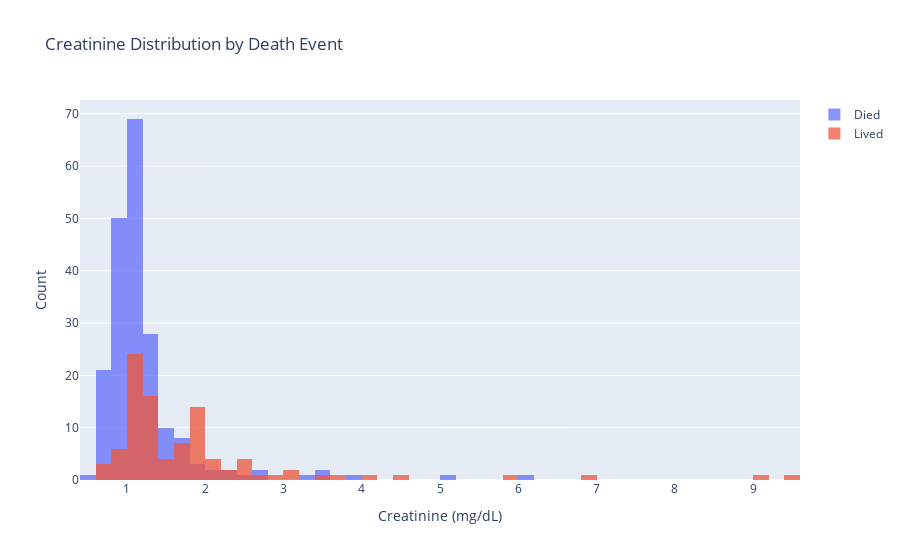

The code cell stored with this chart in its notebook:
### Markdown cell above
By Creatinine

### Code cell
fig = go.Figure()

fig.add_trace( go.Histogram(
    x=died["serum_creatinine"], 
    name="Died",
    xbins=dict(
        start = 0,
        end = 10,
        size = 0.2
    )
) )

fig.add_trace( go.Histogram(
    x=lived["serum_creatinine"],
    name="Lived",
    xbins=dict(
        start = 0,
        end = 10,
        size = 0.2
    )
) )



fig.update_layout(
    title="Creatinine Distribution by Death Event",
    xaxis_title="Creatinine (mg/dL)",
    yaxis_title="Count",
    barmode='overlay')
fig.update_traces(opacity=0.75)
fig.show()

### Figure 1 — Plotly figure (JSON) as saved in the notebook; plotly's stock layout.template omitted (floating-point values rounded to 4 significant figures; data arrays with more than 128 entries replaced by an {"elided": "..."} marker saying what was removed)
{"data": [{"name": "Died", "opacity": 0.75, "type": "histogram", "x": {"elided": "203 float values"}, "xbins": {"end": 10, "size": 0.2, "start": 0}}, {"name": "Lived", "opacity": 0.75, "type": "histogram", "x": [1.9, 1.1, 1.3, 1.9, 2.7, 2.1, 1.2, 1.1, 1.5, 9.4, 4, 0.9, 1.1, 1.1, 1.3, 0.9, 0.8, 1, 1.9, 1.6, 0.9, 1.83, 1.9, 1, 1.3, 5.8, 1.2, 1.83, 3, 1, 1, 3.5, 1, 1, 3, 1.83, 1.2, 1.2, 1.1, 1.9, 0.9, 0.6, 4.4, 1, 1, 1.4, 6.8, 1, 2.2, 2, 1.1, 1.3, 1, 2.3, 1, 2.9, 1.3, 1, 1.2, 1.83, 1, 1.2, 0.7, 2.5, 1, 1.7, 1.7, 1.2, 1.3, 1.83, 3.7, 2.1, 1.1, 1.7, 1.83, 2.5, 0.9, 1.1, 1.3, 2.4, 1, 1.2, 2.5, 1.2, 1.5, 0.6, 2.1, 1.6, 1.8, 1.6, 9, 1.83, 1.7, 1.1, 1.4, 1.83], "xbins": {"end": 10, "size": 0.2, "start": 0}}], "layout": {"autosize": true, "barmode": "overlay", "title": {"text": "Creatinine Distribution by Death Event"}, "xaxis": {"autorange": true, "range": [0.4, 9.6], "title": {"text": "Creatinine (mg/dL)"}, "type": "linear"}, "yaxis": {"autorange": true, "range": [0, 72.63], "title": {"text": "Count"}}}}
